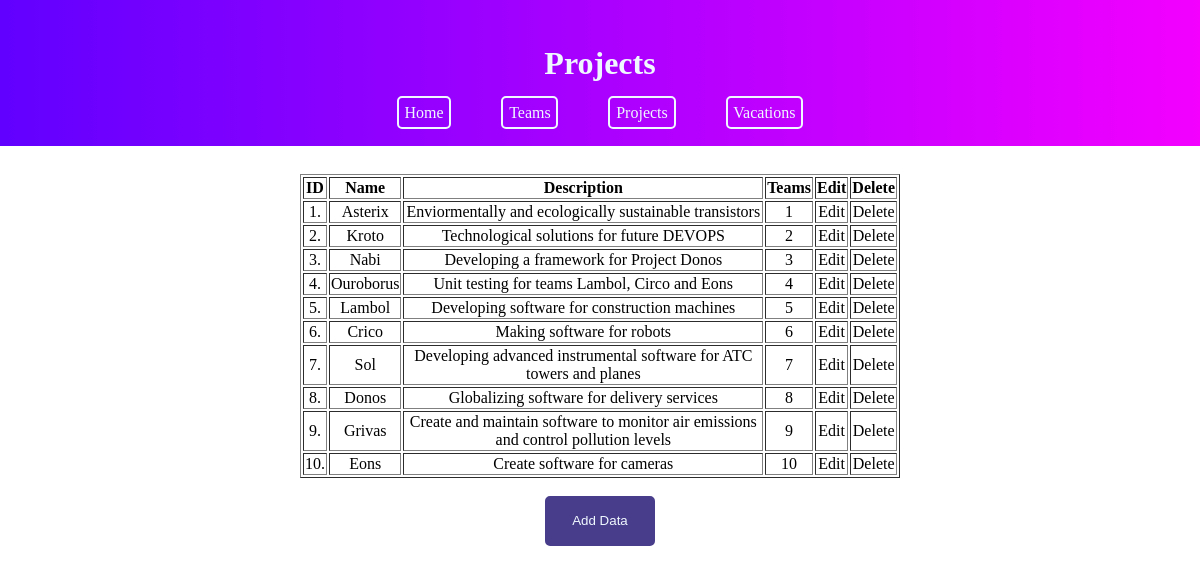
Screenshot of /Site/projects/projects.php with the database file from the repository.
### tables this page shows
CREATE TABLE "Projects" (
	"id"	INTEGER,
	"name"	STRING(15),
	"description"	TEXT,
	"teams"	INTEGER,
	FOREIGN KEY("teams") REFERENCES "Teams"("id"),
	PRIMARY KEY("id")
);

### Site/projects/projects.php (the view, shortened to what this page needs)
<!DOCTYPE html>
<html lang="en">
<head>
    <link rel="stylesheet" href="../style.css">
</head>
<body>
    <header>
        <h1>Projects</h1>
        <?php
        if ($_SESSION['role'] == 'CEO') {
        ?>
        <nav>
            <a href="../index.php">Home</a>
            <a href="../teams/teams.php">Teams</a>
            <a href="../projects/projects.php">Projects</a>
            <a href="../vacations/vacations.php">Vacations</a>
            <a href="../users/users.php">Users</a>
        </nav>
        <?php
        }else{
            ?>
            <nav>
            <a href="../index.php">Home</a>
            <a href="../teams/teams.php">Teams</a>
            <a href="../projects/projects.php">Projects</a>
            <a href="../vacations/vacations.php">Vacations</a>
        </nav>
        <?php
        }
        ?>
    </header>
    <div class="div_align scrollable">
        <?php
        if (!isset($_POST['addbttn'])) {
            $pdo = new PDO('sqlite:../../Database.db');
            $statement = $pdo->query("SELECT * FROM Projects");
            $projects = $statement->fetchAll(PDO::FETCH_ASSOC);
            echo "<br><table border = 1>";
            echo "
            <tr>
                <td><b>ID<b></td>
                <td><b>Name<b></td>
                <td><b>Description<b></td>
                <td><b>Teams<b></td>
                <td><b>Edit<b></td>
                <td><b>Delete<b></td>
            </tr>";
            foreach ($projects as $row => $data) {
                echo "<tr>";
                echo "<td>" . $data['id'] . "." . "</td>";
                echo "<td>" . $data['name'] . "</td>";
                echo "<td>" . $data['description'] . "</td>";
                echo "<td>" . $data['teams'] . "</td>";
                echo "<td align='center'>" ?> <a class='a_links' href="projects_update.php?id=<?php echo $data['id']; ?>">Edit</a></td> <?php
                echo "<td align='center'>" ?> <a class='a_links' href="projects_delete.php?id=<?php echo $data['id']; ?>">Delete</a></td>
        <?php
                echo "</tr>";
            }
            echo "</table>";
        } else {
            header("Location: projects_add.php");
        }
        ?>
        <form method="post">
            <div class="buttons">
                <br>
                <input class="actionbttns" type="submit" name="addbttn" value="Add Data">
            </div>
        </form>
    </div>
</body>
</html>

### Site/style.css (style rules this page uses)
header { text-align: center; width: auto; background: rgb(97, 0, 255); background: linear-gradient(90deg, rgba(97, 0, 255, 1) 0%, rgba(243, 0, 255, 1) 100%); color: aliceblue; padding: 2%; }
a { color: aliceblue; text-decoration: none; border-width: 2px; border-style: solid; border-color: aliceblue; margin: 2%; border-radius: 5px; padding: 0.5%; }
.buttons { text-align: center; }
body { margin: 0; }
table { text-align: center; margin-left: auto; margin-right: auto; }
.actionbttns { background-color: darkslateblue; border-width: 2px; width: 110px; height: 50px; border-style: solid; border-color: darkslateblue; border-radius: 5px; color: aliceblue; text-align: center; box-sizing: border-box; }
.div_align { text-align: center; align-items: center; margin: auto; width: 50%; padding: 10px; }
.a_links { color: initial; text-decoration: initial; border-width: initial; border-style: initial; border-color: initial; margin: initial; border-radius: initial; padding: initial; }
.scrollable { overflow: auto; }

### rows the page displays
projects: id "1", name "Asterix", description "Enviormentally and ecologically sustainable transistors", teams "1"
projects: id "2", name "Kroto", description "Technological solutions for future DEVOPS", teams "2"
projects: id "3", name "Nabi", description "Developing a framework for Project Donos", teams "3"
projects: id "4", name "Ouroborus", description "Unit testing for teams Lambol, Circo and Eons", teams "4"
projects: id "5", name "Lambol", description "Developing software for construction machines", teams "5"
projects: id "6", name "Crico", description "Making software for robots", teams "6"
projects: id "7", name "Sol", description "Developing advanced instrumental software for ATC towers and planes", teams "7"
projects: id "8", name "Donos", description "Globalizing software for delivery services", teams "8"
projects: id "9", name "Grivas", description "Create and maintain software to monitor air emissions and control pollution levels", teams "9"
projects: id "10", name "Eons", description "Сreate software for cameras", teams "10"
